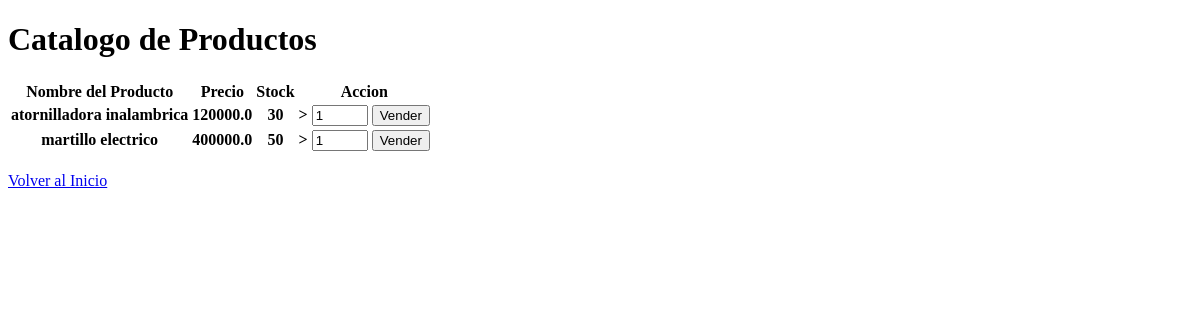
Page /ventas on the earlier database version.
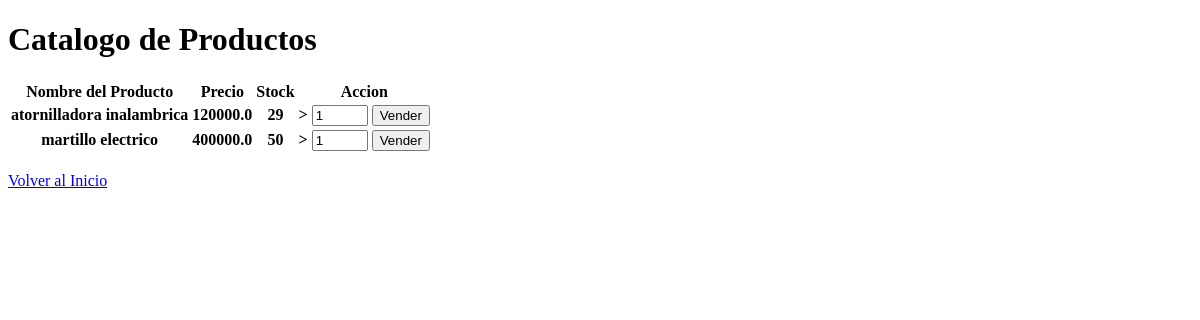
Same page on the later database version.
### db.py (models this page shows)
class Producto(Base):
    __tablename__ = "producto"
    id_producto = Column(Integer, primary_key=True, autoincrement=True)
    nombre = Column(String, nullable=False)
    precio = Column(Float, nullable=False)
    stock = Column(Integer, nullable=False)
    activo = Column(Boolean, default=True)
    fk_id_categoria = Column(Integer, ForeignKey("categoria.id_categoria"), nullable=False)
    categoria = relationship("Categoria")

### app.py (the view)
@app.route("/ventas", methods=["GET", "POST"])
def seccionVentas():
    return ventaProducto()

### venta.py (called while the page is built, shortened)
def ventaProducto():
    db_cursor = Session()
    try:
        productoDisponible = (
            db_cursor.query(Producto).filter(Producto.activo == True, Producto.stock > 0).all()
        )
        clientes = db_cursor.query(Cliente).filter_by(activo=True).all()
        return render_template("ventas.html", productos=productoDisponible, clientes=clientes)
    finally:
        db_cursor.close()

### templates/ventas.html (shortened to what this page needs)
<!DOCTYPE html>
<html lang="en">
<head>
</head>
<body>
    <h1>Catalogo de Productos</h1>
    <table>
        <thead>
            <tr>
            <th>Nombre del Producto</th>
            <th>Precio</th>
            <th>Stock</th>
            <th>Accion</th>
            </tr>
        </thead>
        <tbody>
         {% for pro in productos %}
         <tr>
            <th>{{pro.nombre}}</th>
            <th>{{pro.precio}}</th>
            <th>{{pro.stock}}</th>
            <th>
            <form action="{{url_for('seccionVentas')}}" method="POST" style="display: inline-block;">
                >
                <input type="number" name="cantidad" min="1" max="{{pro.stock}}" value="1" required>
                <button type="submit"> Vender</button>
            </form></th>
         </tr>
         {% endfor %}
        </tbody>
    </table>
    <br>
    <a href="{{url_for('home')}}">Volver al Inicio</a>
</body>
</html>

Differences in the rows shown:
changed Producto "atornilladora inalambrica": stock "30" → "29"
